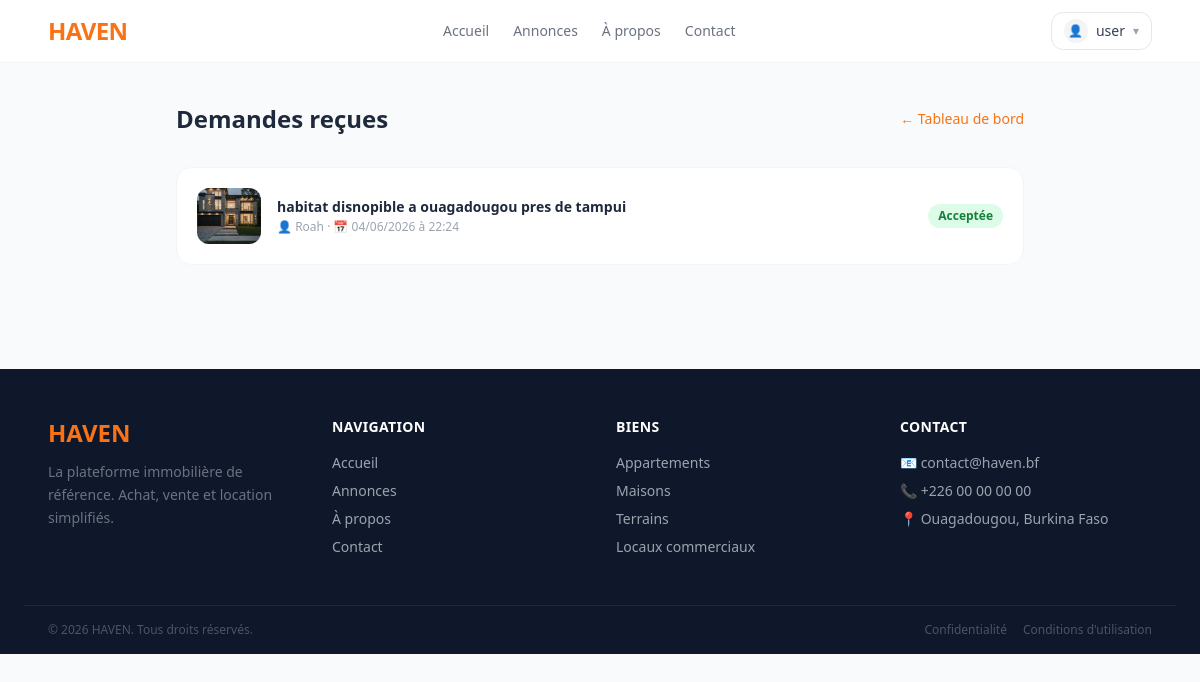
/dashboard/visits/received/ (signed in), run on an earlier commit of the app's database.
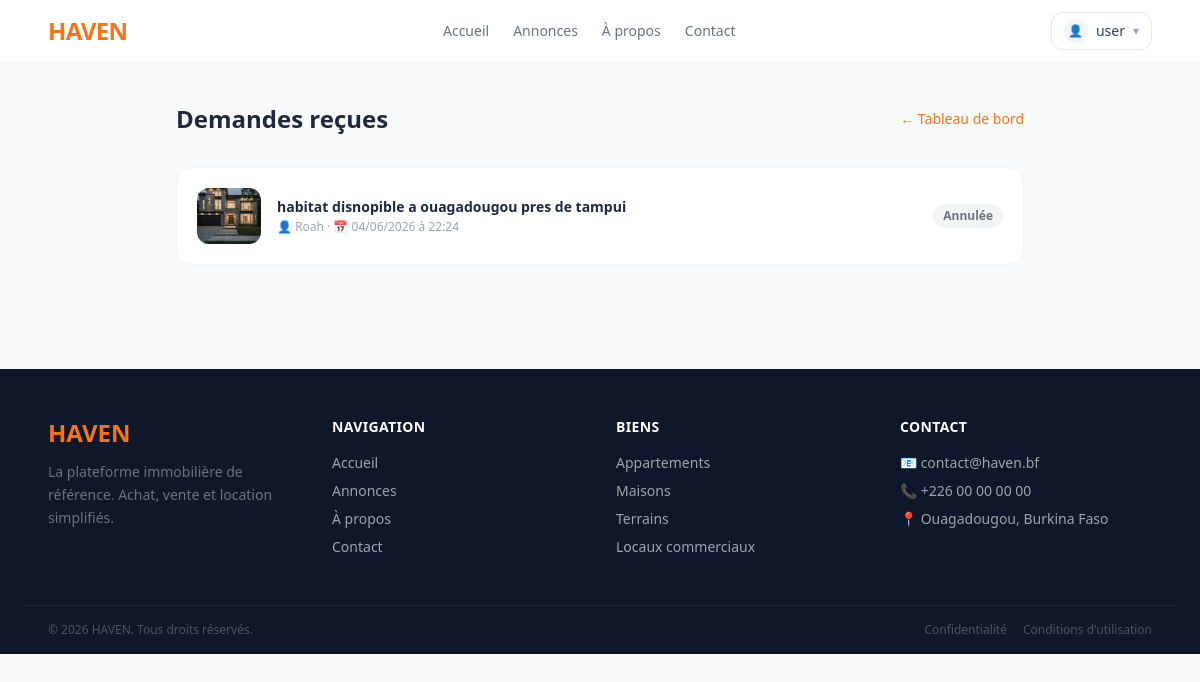
And on a later commit of the database.
### apps/visits/models.py (models this page shows, shortened)
class Visit(models.Model):
    STATUS = [
        ('En attente', 'En attente'),
        ('Acceptée', 'Acceptée'),
        ('Refusée', 'Refusée'),
        ('Annulée', 'Annuléé')
    ]
    listing = models.ForeignKey(Listing, on_delete=models.CASCADE, related_name='visits')
    sender = models.ForeignKey(settings.AUTH_USER_MODEL, on_delete=models.CASCADE, related_name='visits_sent')
    receiver = models.ForeignKey(settings.AUTH_USER_MODEL, on_delete=models.CASCADE, related_name='visits_received')
    status = models.CharField(max_length=20, choices=STATUS, default='En attente')
    date = models.DateTimeField()
    message = models.TextField(blank=True)
    created_at = models.DateTimeField(auto_now_add=True)
    class Meta:
        ordering = ['-created_at']

### apps/listings/models.py (models this page shows, shortened)
class Listing(models.Model):
    STATUS = [
        ('En vente', 'En vente'),
        ('A louer', 'A louer'),
        ('Vendu', 'Vendu'),
        ('Loué', 'Loué'),
    ]
    TYPES = [
        ('Appartement', 'Appartement'),
        ('Maison', 'Maison'),
        ('Local commercial', 'Local commercial'),
        ('Terrain', 'Terrain'),
    ]
    user = models.ForeignKey(settings.AUTH_USER_MODEL,
                            on_delete=models.CASCADE)
    title = models.CharField(max_length=255)
    description = models.TextField()
    property_type = models.CharField(max_length=20, choices=TYPES)
    status = models.CharField(max_length=20, choices=STATUS)
    price = models.DecimalField(max_digits=14,decimal_places=2)
    bathrooms = models.IntegerField()
    bedrooms = models.IntegerField()
    is_available = models.BooleanField(default=True)
    city = models.CharField(max_length=255)
    longitude = models.DecimalField(max_digits=9, decimal_places=6)
    latitude = models.DecimalField(max_digits=9, decimal_places=6)
    created_at = models.DateTimeField(auto_now_add=True)
    area = models.DecimalField(max_digits=8, decimal_places=2, null=True, blank=True)
    is_approved = models.BooleanField(default=False)
    def get_first_image(self):
        first = self.images.first()
        return first.image.url if first else None
    class Meta:
        ordering = ['-created_at']

class Images(models.Model):
    listing = models.ForeignKey(Listing,on_delete=models.CASCADE, related_name='images')
    image = models.ImageField(upload_to='listings/images/')
    class Meta:
        ordering = ['listing']

### apps/accounts/models.py (models this page shows, shortened)
class User(AbstractUser):
    avatar = models.ImageField(upload_to='profile/',blank=True,null=True)

### apps/visits/views.py (the view)
# urls.py: path('dashboard/visits/received/', views.visits_received, name='visits_received'),
@login_required
def visits_received(request):
    visits = Visit.objects.filter(receiver=request.user).select_related('listing', 'sender')
    return render(request, 'visits/received.html', {'visits': visits})

### templates/visits/received.html (shortened to what this page needs)
{% extends 'base.html' %}
{% block content %}
<div class="max-w-4xl mx-auto px-6 py-10">
    <div class="flex items-center justify-between mb-8">
        <h1 class="text-2xl font-bold text-slate-800">Demandes reçues</h1>
        <a href="{% url 'dashboard' %}" class="text-sm text-orange-500 hover:underline">← Tableau de bord</a>
    </div>
    <div class="space-y-4">
        {% for visit in visits %}
        <div id="visit-{{ visit.pk }}" class="bg-white border border-gray-100 rounded-2xl p-5 flex gap-4 items-center">
            <div class="w-16 h-14 rounded-xl overflow-hidden bg-gray-100 flex-shrink-0">
                {% if visit.listing.get_first_image %}
                    <img src="{{ visit.listing.get_first_image }}" class="w-full h-full object-cover">
                {% else %}
                    <div class="w-full h-full flex items-center justify-center text-xl">🏠</div>
                {% endif %}
            </div>
            <div class="flex-1 min-w-0">
                <h3 class="font-semibold text-slate-800 text-sm truncate">{{ visit.listing.title }}</h3>
                <p class="text-xs text-gray-400 mt-0.5">
                    👤 {{ visit.sender.username }} · 📅 {{ visit.date|date:"d/m/Y à H:i" }}
                </p>
            </div>
            <div class="flex-shrink-0 flex items-center gap-2">
                {% include 'visits/partials/visits_status.html' %}
            </div>
        </div>
        {% empty %}
        <div class="text-center py-16 text-gray-400">
            <p class="text-4xl mb-3">📬</p>
            <p class="text-sm">Aucune demande reçue.</p>
        </div>
        {% endfor %}
    </div>
</div>
{% endblock %}

### templates/visits/partials/visits_status.html
<span class="visit-status text-xs font-semibold px-2.5 py-1 rounded-full
    {% if visit.status == 'En attente' %}bg-yellow-100 text-yellow-700
    {% elif visit.status == 'Acceptée' %}bg-green-100 text-green-700
    {% elif visit.status == 'Annulée' %}bg-gray-100 text-gray-500
    {% else %}bg-red-100 text-red-500{% endif %}">
    {{ visit.status }}
</span>

What changed in the data, as far as the page shows it:
changed Visit "habitat disnopible a ouagadougou pres de tampui": status "Acceptée" → "Annulée"
